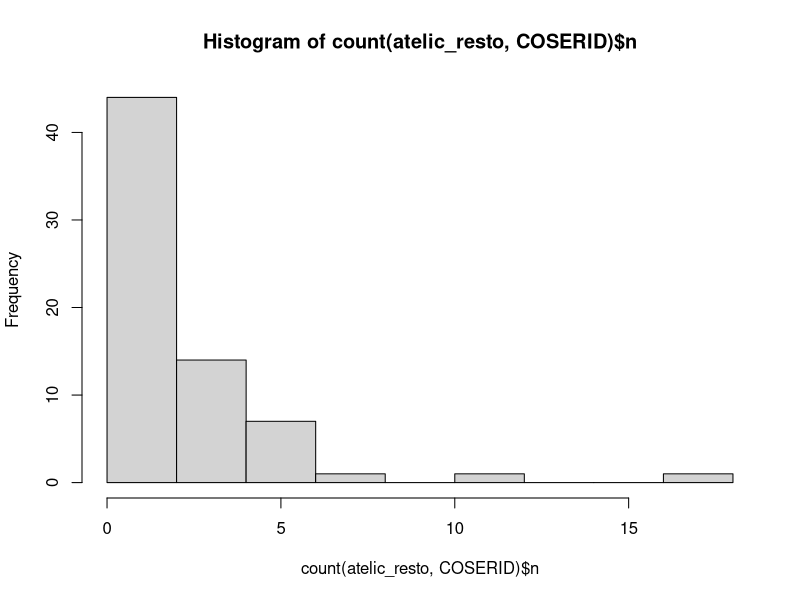
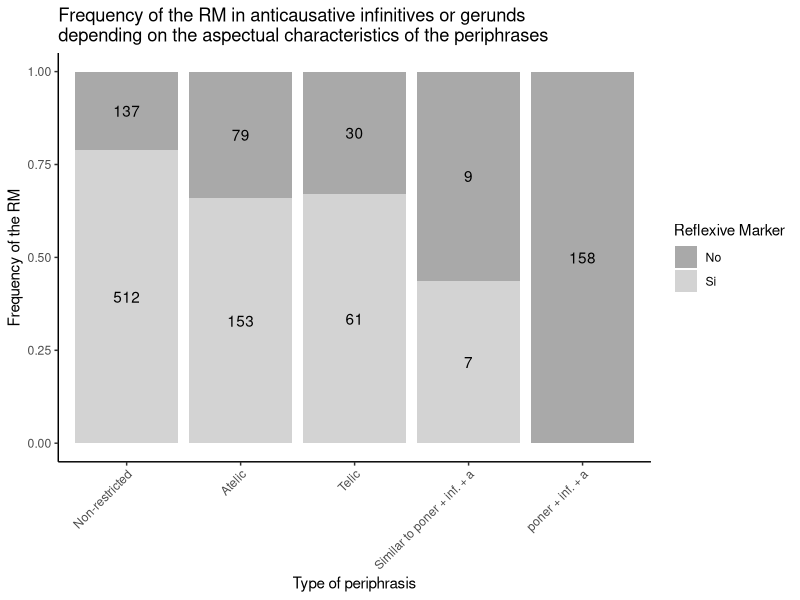
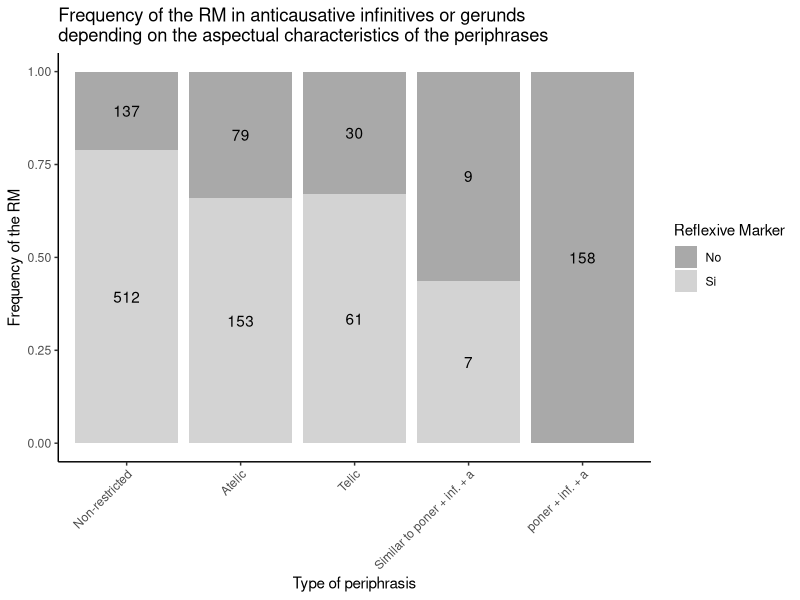

The R script that drew these images, in order:
#Carlota de Benito Moreno
#The middle voice in Ibero-Romance
#July 26th 2021
#Chapter 4
#Section 4.4. The aspectual properties of the predicate

#load library
library(tidyverse)

#load table
anticausative <- read_delim("Subtabla_anticausativos2019.csv", delim=";")

#poner a + inf (or similar)
##create table
atelic_inf <- anticausative %>%
  filter(Tipo_perifrasis == "Atelica", Tiempo_verbal == "infinitivo", Clase_aspectual == "Durativo")

##check involved periphrases
atelic_inf %>% 
  distinct(Perifrasis) %>% 
  print(n = Inf)

##check cases with RM
count(atelic_inf, Pron_reflexivo)

#tener + gerundio 
##create table
atelic_ger <- anticausative %>%
  filter(Tipo_perifrasis == "Atelica", Tiempo_verbal == "gerundio", Clase_aspectual == "Durativo")

##check involved periphrases
atelic_ger %>% 
  distinct(Perifrasis)
  
##check cases with RM
count(atelic_ger, Pron_reflexivo)

#poner or a similar verb + a que + inflected verb in the subjunctive
##create table
atelic <- anticausative %>%
  filter(Tipo_perifrasis == "Atelica", Clase_aspectual == "Durativo") %>% 
  mutate(Tiempo_verbal = ifelse(Tiempo_verbal %in% c("gerundio", "infinitivo"), "non-finite", "finite"))

#calculate probability of RM by type and region
atelic %>% 
  filter(Area_dialectal == "Resto") %>% 
  group_by(Tiempo_verbal) %>% 
  count(Pron_reflexivo) %>% 
  mutate(percentage = round(n/sum(n)*100, 1), 
         total = sum(n))

#Fisher test with the data form the rest of the territory
##generate table
atelic_resto <- atelic %>% 
  filter(Area_dialectal == "Resto") %>% 
  mutate(Tiempo_verbal = ifelse(Tiempo_verbal == "finite", "Si", "No")) #Rename variables so that positive cases: finite & RM; non-finite & No RM

##Check whether there are duplicate places (i.e. the sample is not independent)
###create logical vector (duplicated / not duplicate)
duplicate_locations <- duplicated(atelic_resto$COSERID)
###sum TRUE values
sum(duplicate_locations, na.rm = TRUE)
###histogram by COSERID
hist(count(atelic_resto,COSERID)$n) 
###summary by COSERID
summary(tibble(count(atelic_resto,COSERID)$n)) #most places have between 1-3 occurrences

##create function to generate random samples that remove duplicates but keep all variables
#dplyr functions: https://medium.com/optima-blog/writing-your-own-dplyr-functions-a1568720db0d
random_duplicates <- function (df, group_col) {
  df %>% group_by(.dots = lazyeval::lazy(group_col)) %>% #The lazyeval part makes the function read a column name with no quotes, tidyverse style
    sample_n(1)
}

##Create 1000 permutations, from which we get the estimate (odd-ratio)
ft_perm_atelic_resto <- sapply(1:1000, function (y) {
  
  # Randomly chose one data point for each duplicate location
  atelic_resto_random1 <- random_duplicates(atelic_resto, COSERID) 
  
  # Compute fisher test statistics
  ft <- fisher.test(table(atelic_resto_random1$Pron_reflexivo, atelic_resto_random1$Tiempo_verbal))
  # Extract p-values from results
  
  estimate <- ft$estimate
  return(estimate)
}) 

##summary of results
summary(ft_perm_atelic_resto)

#Comparison of all periphrasis 
##Clean table: Select non-finite forms only in the rest of the territory and remove causative periphrases
periphrases <- anticausative %>%
  filter(Tiempo_verbal %in% c("infinitivo", "gerundio"), Area_dialectal == "Resto", Tipo_perifrasis != "Causativa") %>% 
  mutate(Tipo_perifrasis = ifelse(Tipo_perifrasis == "Atelica2", "Atelic", 
                                  ifelse(Tipo_perifrasis == "Telica", "Telic", 
                                         ifelse(Tipo_perifrasis == "Atelica", "poner + inf. + a", 
                                                ifelse(Tipo_perifrasis == "Casi_atelica", "Similar to poner + inf. + a", 
                                                       ifelse(Tipo_perifrasis == "Indiferente", "Non-restricted", Tipo_perifrasis))))))


##Create table for plot (RM probability by periphrases)
periphrases_graph <- periphrases %>%
  filter(!is.na(Tipo_perifrasis)) %>%
  count(Tipo_perifrasis, Pron_reflexivo) %>%
  group_by(Tipo_perifrasis) %>%
  mutate(total=sum(n), prop=(n/total*100)) 

##reorder levels
periphrases_graph$Tipo_perifrasis <- factor(periphrases_graph$Tipo_perifrasis, 
                                            levels = c("Non-restricted", "Atelic", "Telic", 
                                                       "Similar to poner + inf. + a", "poner + inf. + a"))
##create plot
ggplot(periphrases_graph, aes(x=Tipo_perifrasis, y=prop, group=Pron_reflexivo)) + geom_col(aes(fill=Pron_reflexivo), position = "fill") + 
  labs(title="Frequency of the RM in anticausative infinitives or gerunds \ndepending on the aspectual characteristics of the periphrases", x="Type of periphrasis", y="Frequency of the RM", fill="Reflexive Marker") +
  geom_text(aes(label = n), position = position_fill(vjust = .5)) + theme_classic() +scale_fill_manual(values=c('darkgrey','lightgray')) + 
  theme(axis.text.x = element_text(angle = 45, hjust = 1))

##save plot
ggsave("antic_periphrases.png", height = 6, width = 8) #saves the last plot 


